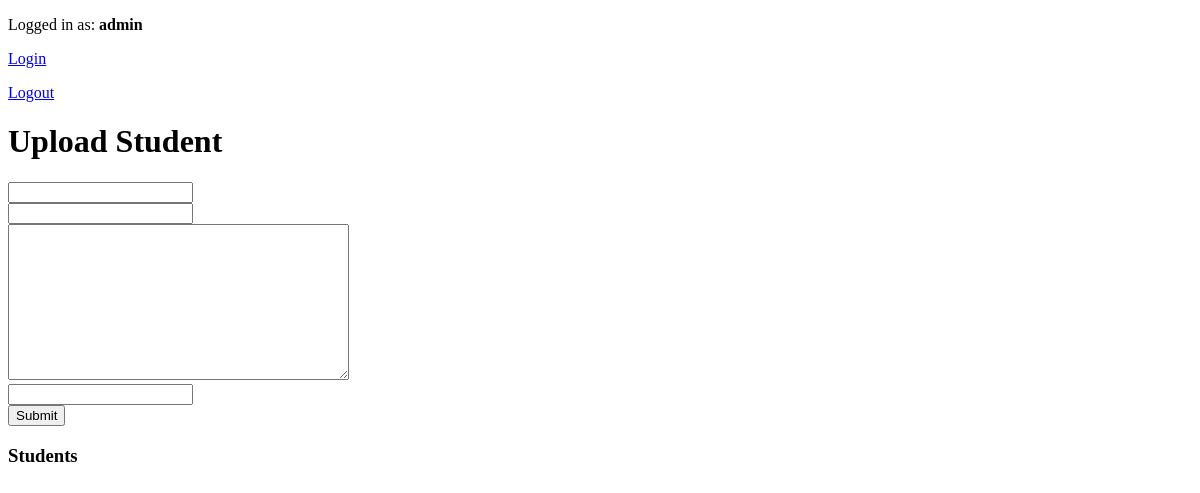
/students/ (signed in), run on an earlier commit of the app's database.
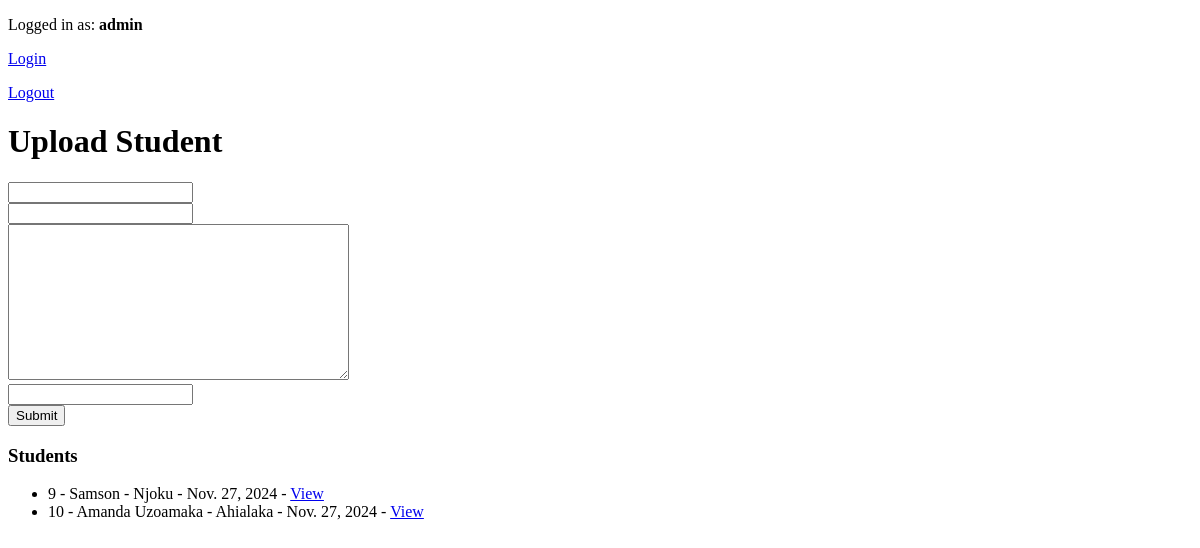
And on a later commit of the database.
### student_app/models.py (models this page shows)
class Student(models.Model):
    owner = models.ForeignKey(User, on_delete=models.CASCADE, related_name="students", null=True)
    name = models.CharField(max_length=100)
    email = models.EmailField()
    about = models.TextField()
    pub_date = models.DateField("date published")

### student_app/views.py (the view)
# urls.py: path("students/", students, name="students"),
def students(request):
    try:
        form = StudentForm(request.POST)
        if request.method == "GET":
            students = request.user.students.all()
            return render(
                request, "students.html", {"students": students, "form": form}
            )
        if request.method == "POST":
            if form.is_valid():
                form.save()
                request.user.students.add(form.instance)
                return HttpResponse("<h1>Upload Successful</h1>")
    except:
        return HttpResponse("<h1>Upload Failed</h1>")

### student_app/form.py
class StudentForm(ModelForm):
    class Meta:
        model = Student
        fields = ["name", "email", "about", "pub_date"]

### student_app/templates/students.html (shortened to what this page needs)
{% extends "base.html" %} {% block title %}All Students{% endblock %}
{% block content %}
    <h1>Upload Student</h1>
    <form method="post">
        {% for field in form %}
        <section>{{field}}</section>
        {% endfor %}
        <button type="submit">Submit</button>
    </form>
    <h3>Students</h3>
    <ul>
    {% for student in students %}
    <li>
        {{student.id}} - {{student.name}} - {{student.about}} - {{student.pub_date}} -
        <a href="/students/{{student.id}}">View</a>
    </li>
    {% endfor %}
    </ul>
{% endblock %}

### student_app/templates/base.html (shortened to what this page needs)
{% load static %}
<!DOCTYPE html>
<html lang="en">
  <head>
    <link rel="stylesheet" href="{% static 'styles.css' %}" />
  </head>
  <body>
    <p>Logged in as: <b>{{ request.user.username }}</b></p>
    <p><a href="{% url 'login' %}">Login</a></p>
    <p><a href="{% url 'logout' %}">Logout</a></p>
    {% block content %}Students Content{% endblock %}
  </body>
</html>

What changed in the data, as far as the page shows it:
added Student: id "9", name "Samson", about "Njoku", pub_date "Nov. 27, 2024"
added Student: id "10", name "Amanda Uzoamaka", about "Ahialaka", pub_date "Nov. 27, 2024"
